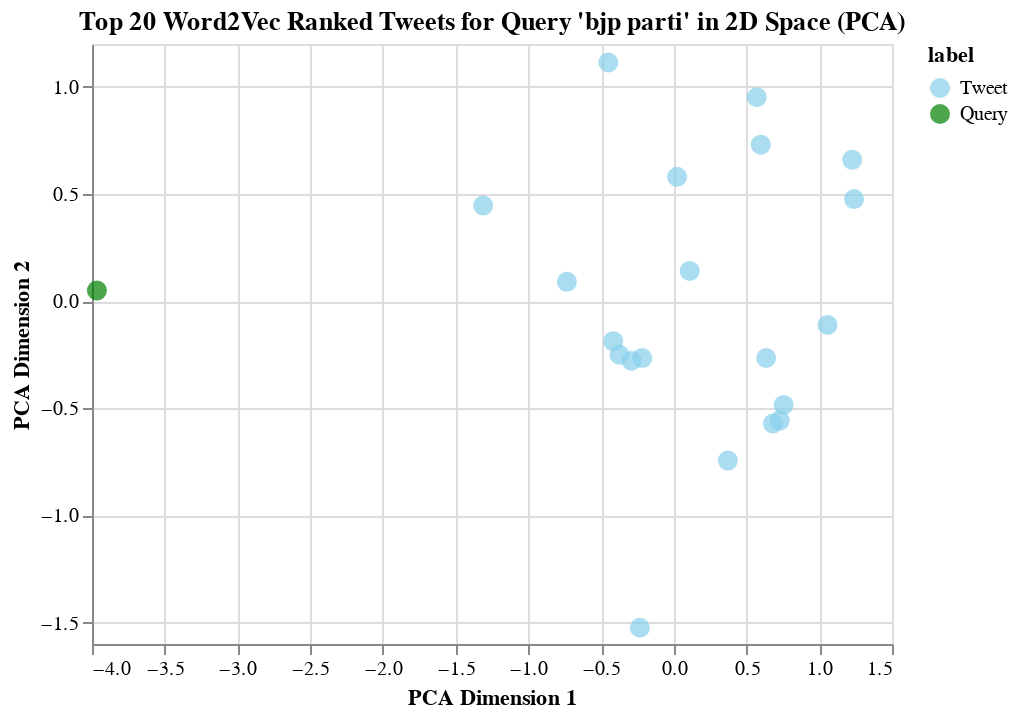

Notebook source saved alongside this figure:
### Markdown cell above
![Altair Chart Query 3](./visualizations/modishame.png)

### Code cell
q4 = rank_tweets_by_word2vec(queries[3])

### Figure 1 — Vega-Lite specification as saved in the notebook (floating-point values rounded to 4 significant figures)
{"config": {"view": {"continuousWidth": 300, "continuousHeight": 300}}, "data": {"name": "data-68276a0f1576ed705b18d9ce7d4c9379"}, "mark": {"type": "circle", "size": 100}, "encoding": {"color": {"field": "label", "scale": {"domain": ["Tweet", "Query"], "range": ["skyblue", "green"]}, "type": "nominal"}, "tooltip": [{"field": "id", "type": "quantitative"}, {"field": "score", "type": "quantitative"}, {"field": "content", "type": "nominal"}], "x": {"field": "PCA1", "title": "PCA Dimension 1", "type": "quantitative"}, "y": {"field": "PCA2", "title": "PCA Dimension 2", "type": "quantitative"}}, "height": 300, "title": "Top 20 Word2Vec Ranked Tweets for Query 'bjp parti' in 2D Space (PCA)", "width": 400, "$schema": "https://vega.github.io/schema/vega-lite/v5.20.1.json", "datasets": {"data-68276a0f1576ed705b18d9ce7d4c9379": [{"PCA1": -1.311, "PCA2": 0.4458, "label": "Tweet", "content": "bjp parti evil parti gobackmodi farmersprotest", "score": 0.9247, "id": 1360760525639008259}, {"PCA1": 0.7551, "PCA2": -0.4843, "label": "Tweet", "content": "vote bjp cos dint want congress helm farmersprotest", "score": 0.9142, "id": 1362321744237899779}, {"PCA1": -0.291, "PCA2": -0.2778, "label": "Tweet", "content": "bjp blow job parti farmersprotest", "score": 0.9118, "id": 1362924039761768449}, {"PCA1": 1.057, "PCA2": -0.111, "label": "Tweet", "content": "congress domin bjp sad fail panjabmunicipalelect farmersprotest forrust", "score": 0.9096, "id": 1361957143251996672}, {"PCA1": -0.2167, "PCA2": -0.2659, "label": "Tweet", "content": "shame bjp bjp lost punjab reveng polit farmersprotest modihaitomehngaihai", "score": 0.9034, "id": 1362072033018830850}, {"PCA1": 0.5704, "PCA2": 0.9514, "label": "Tweet", "content": "farmersprot bjp murdabad", "score": 0.9032, "id": 1362925696742432771}, {"PCA1": -0.735, "PCA2": 0.09011, "label": "Tweet", "content": "minist bjp stupid farmersprotest", "score": 0.8972, "id": 1363910618286338048}, {"PCA1": -0.45, "PCA2": 1.114, "label": "Tweet", "content": "shame bjp bycott modi bjp modiignoringfamersdeath farmersprotest", "score": 0.8969, "id": 1363880027222249477}, {"PCA1": -0.3737, "PCA2": -0.2503, "label": "Tweet", "content": "bjp prime minist indian address bjp bhakt issu amitshahmustresign farmersprotest", "score": 0.8961, "id": 1360939202511179781}, {"PCA1": 0.7283, "PCA2": -0.5574, "label": "Tweet", "content": "farmersprotest big issu earlier congress govt compar bjp excess corruptiondestruct intimid fascism religi polit higher level congress angel vs bjp", "score": 0.8922, "id": 1361381394237313034}, {"PCA1": 0.1093, "PCA2": 0.141, "label": "Tweet", "content": "bjp lol farmer bend knee modi farmersprotest bjp", "score": 0.8899, "id": 1364464752634724353}, {"PCA1": -0.2334, "PCA2": -1.524, "label": "Tweet", "content": "punjab public vote congress polit parti bjp differ peopl vote wise look anadpursahib elect result farmersprotest", "score": 0.8843, "id": 1362779783239786504}, {"PCA1": 0.6348, "PCA2": -0.2653, "label": "Tweet", "content": "farmersprotest let boycott gujarati product incindia gujarati fund bjp rss elect", "score": 0.8841, "id": 1363210991564070915}, {"PCA1": 1.239, "PCA2": 0.4762, "label": "Tweet", "content": "patanjali coronil fund bjp rss approv farmersprotest incindia", "score": 0.8829, "id": 1363830188346236929}, {"PCA1": 0.3716, "PCA2": -0.7439, "label": "Tweet", "content": "bjp leader enter squad anti evm system punjab raga bjp farmersprotest", "score": 0.8817, "id": 1362118641538330627}, {"PCA1": 0.6815, "PCA2": -0.5711, "label": "Tweet", "content": "isi agent bjp leader dhruv saxena mp terorist bjp leader pragya bomb maker bjp leader kunnur kerala terror fund bjp leader assam bangladeshi bjp leader mumbai anti nation farmer waah modi ji waah farmersprotest", "score": 0.8812, "id": 1363508309765091330}, {"PCA1": 0.5978, "PCA2": 0.7302, "label": "Tweet", "content": "bjp rss parti urban naxal disharaviarrest rahulgandhiexposesbjp farmersprotest", "score": 0.8803, "id": 1361628313916035074}, {"PCA1": 0.02229, "PCA2": 0.5807, "label": "Tweet", "content": "bjp liar bjp lie thing farmersprotest supportfarmersprotest", "score": 0.878, "id": 1361474198884012034}, {"PCA1": 1.226, "PCA2": 0.6593, "label": "Tweet", "content": "ach din farmersprot modi bjp indiabeingsilenced petroldieselpriceh", "score": 0.8758, "id": 1361566497731006465}, {"PCA1": -0.4165, "PCA2": -0.1869, "label": "Tweet", "content": "farmersprotest listen heartless bjp minist", "score": 0.874, "id": 1360802025936617473}, {"PCA1": -3.966, "PCA2": 0.04973, "label": "Query", "content": "bjp parti", "score": null, "id": "Query"}]}}
